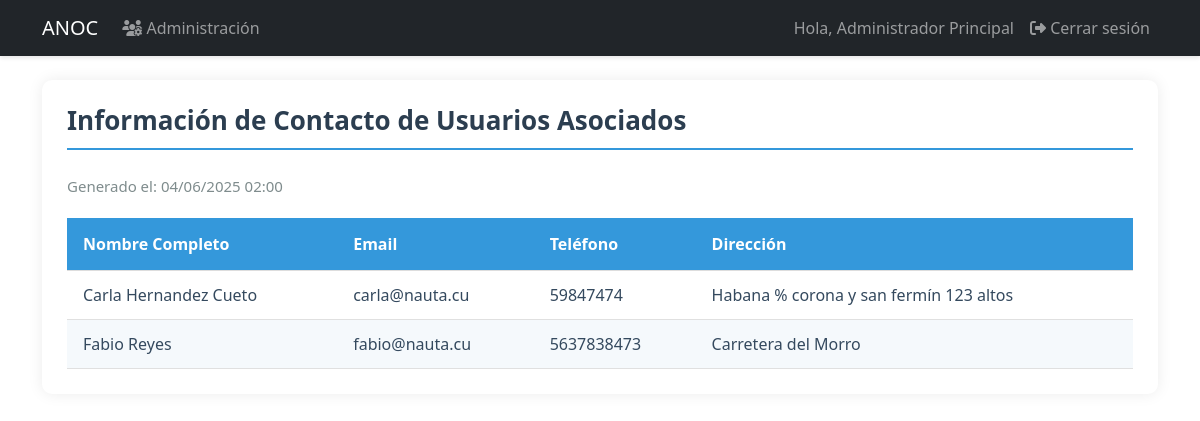
/reports/contact (signed in), run on an earlier commit of the app's database.
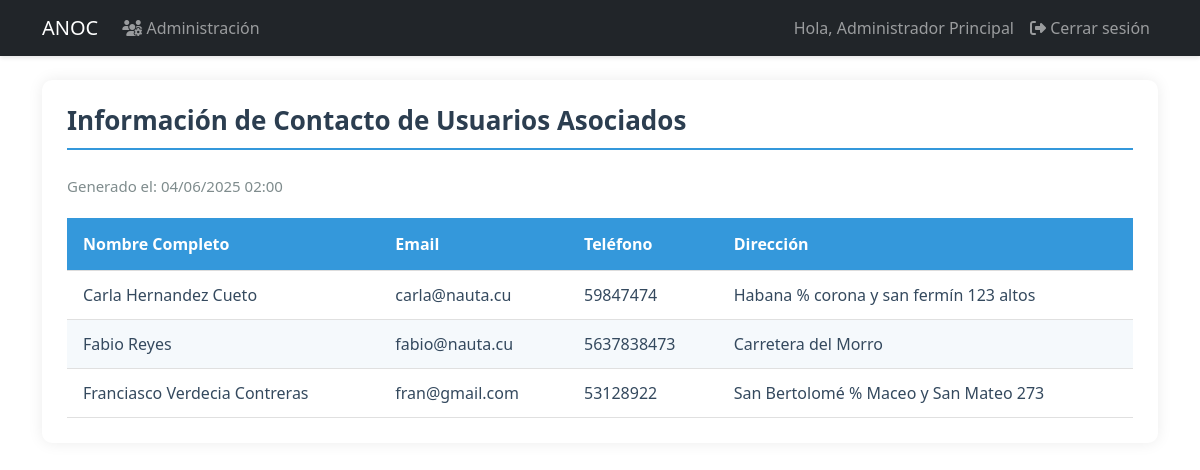
And on a later commit of the database.
### models.py (models this page shows, shortened)
class User(UserMixin, db.Model):
    id = db.Column(db.Integer, primary_key=True)
    username = db.Column(db.String(80), unique=True, nullable=False, index=True)
    email = db.Column(db.String(120), unique=True, nullable=False, index=True)
    password_hash = db.Column(db.String(128))
    role = db.Column(db.String(20), default='user')  # 'admin', 'specialist', 'dependiente', 'user'
    is_associated = db.Column(db.Boolean, default=False, nullable=False)
    full_name = db.Column(db.String(100), nullable=False)
    phone = db.Column(db.String(20), nullable=False)
    profile_image = db.Column(db.String(255))  # Ruta de la imagen de perfil
    last_login = db.Column(db.DateTime)  # Fecha del último inicio de sesión
    is_active = db.Column(db.Boolean, default=True)  # Para manejar cuentas activas/inactivas
    address = db.Column(db.String(200))  # Nuevo campo para dirección
    birds = db.relationship('UserBirds', backref='user', lazy=True, cascade='all, delete-orphan')
    awards = db.relationship('Award', backref='user', lazy=True, cascade='all, delete-orphan')

### app.py (the view)
@app.route('/reports/contact')
@login_required
def contact_report():
    if current_user.role not in ['admin', 'specialist']:
        abort(403)
    associates = db.session.execute(
        select(User).where(User.is_associated == True).order_by(User.full_name)
    ).scalars()
    return render_template('reports/contact_report.html',
                         associates=associates,
                         now=datetime.utcnow())

### app.py (called while the page is built)
@login_manager.user_loader
def load_user(user_id):
    return db.session.get(User, int(user_id))

### templates/reports/contact_report.html (shortened to what this page needs)
{% extends "base.html" %}
{% block content %}
<div class="report-container">
    <h2 class="report-title">Información de Contacto de Usuarios Asociados</h2>
    <div class="report-header">
        <div class="report-meta">
            <span>Generado el: {{ now.strftime('%d/%m/%Y %H:%M') }}</span>
        </div>
    </div>
    <table class="report-table">
        <thead>
            <tr>
                <th>Nombre Completo</th>
                <th>Email</th>
                <th>Teléfono</th>
                <th>Dirección</th>
            </tr>
        </thead>
        <tbody>
            {% for user in associates %}
            <tr>
                <td>{{ user.full_name }}</td>
                <td>{{ user.email }}</td>
                <td>{{ user.phone }}</td>
                <td>{{ user.address or 'No registrada' }}</td>
            </tr>
            {% endfor %}
        </tbody>
    </table>
</div>
{% endblock %}

What changed in the data, as far as the page shows it:
added User: full_name "Franciasco Verdecia Contreras", email "fran@gmail.com", phone "53128922", address "San Bertolomé % Maceo y San Mateo 273"
